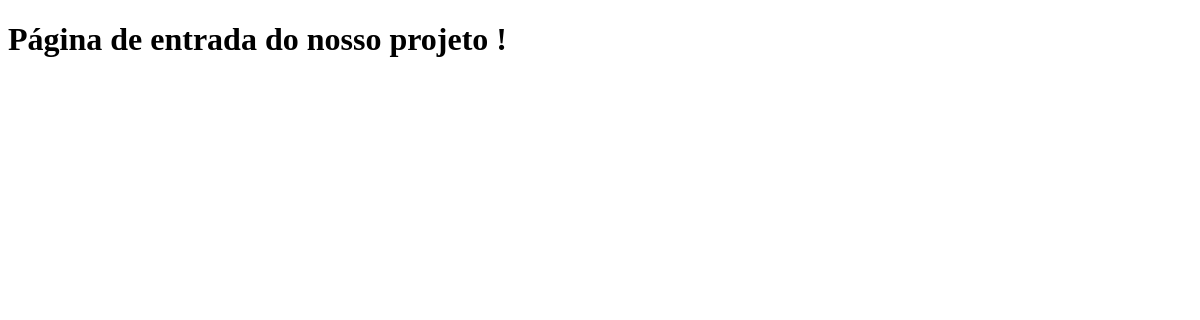
Before: / with the older database file.
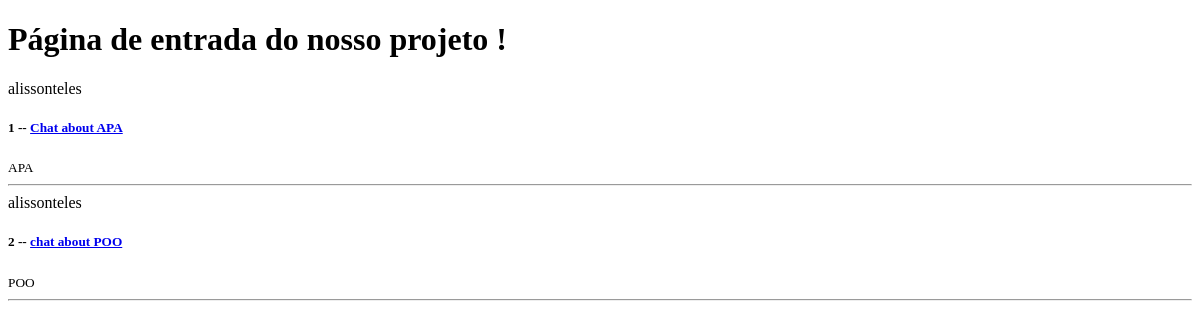
After: the same page with the newer database file.
### base/models.py (models this page shows, shortened)
class Chat(models.Model):
    host = models.ForeignKey(User, on_delete= models.SET_NULL, null = True)
    topic =  models.ForeignKey(Topic, on_delete= models.SET_NULL, null = True)
    name = models.CharField(max_length= 200)
    description = models.TextField(null=True, blank=True)
    updated = models.DateTimeField(auto_now=True)
    created = models.DateTimeField(auto_now_add=True)

class Topic(models.Model):
    name = models.CharField(max_length=200)

### base/views.py (the view)
# urls.py: path('', views.landing, name="Landing page"),
def landing(request):
    rooms = Chat.objects.all()
    context = {'rooms': rooms}
    return render(request, 'base/landing.html', {'rooms': rooms})

### base/templates/base/landing.html
{% extends 'main.html' %}
{% block content %}
<h1>
    Página de entrada do nosso projeto !
</h1>
<div>
    <div>
        {% for room in rooms %}
        <div>
            <span>{{room.host.username}}</span>
            <h5> {{room.id}} -- <a href="{% url 'chat' room.id %}">{{room.name}}</a></h5>
            <small>{{room.topic.name}}</small>
            <hr>
        </div>
        {% endfor %}
    </div>
</div>
{% endblock content %}

### templates/main.html (shortened to what this page needs)
<!DOCTYPE html>
<html>
<head>
</head>
<body>
    {% block content %}
    {% endblock %}
</body>
</html>

Changed rows visible on the page:
added Chat: host.username "alissonteles", id "1", name "Chat about APA", topic.name "APA"
added Chat: host.username "alissonteles", id "2", name "chat about POO", topic.name "POO"
